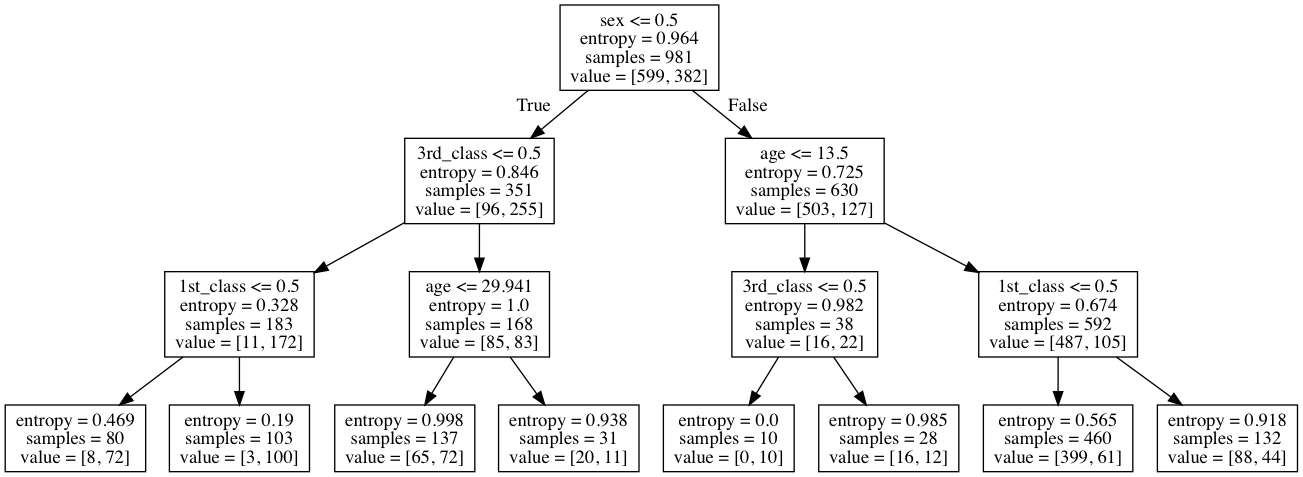

The script that drew this image:
import csv
import numpy as np
import StringIO
import pydotplus
from sklearn.preprocessing import LabelEncoder
from sklearn.preprocessing import OneHotEncoder
from sklearn.cross_validation import train_test_split
from sklearn import tree
from sklearn import metrics

with open('data/titanic.csv', 'rb') as csvfile:
    titanic_reader = csv.reader(csvfile, delimiter=',', quotechar='"')

    # Header contains feature names

    row = titanic_reader.next()
    feature_names = np.array(row)

    # Load dataset, and target classes

    titanic_X, titanic_y = [], []
    for row in titanic_reader:
        titanic_X.append(row)
        titanic_y.append(row[1])  # The target value is survived

    titanic_X = np.array(titanic_X)
    titanic_y = np.array(titanic_y)

# print(feature_names)
# print(titanic_X[0], titanic_y[0])

# We keep class, age and sex

titanic_X = titanic_X[:, [0, 4, 3]]
feature_names = feature_names[[0, 4, 3]]

print(feature_names)
print(titanic_X[15], titanic_y[15])

# We have missing values for age
# Assign the mean value

ages = titanic_X[:, 1]
mean_age = np.mean(titanic_X[ages != '', 1].astype(np.float))
titanic_X[titanic_X[:, 1] == '', 1] = mean_age

# Encode sex

enc = LabelEncoder()
label_encoder = enc.fit(titanic_X[:2, 2])

print("Categorical classes:", label_encoder.classes_)

integer_classes = label_encoder.transform(label_encoder.classes_)

print("Integer classes:", integer_classes)

t = label_encoder.transform(titanic_X[:2, 2])
titanic_X[:2, 2] = t

print(feature_names)
print(titanic_X[15], titanic_y[15])

label_encoder = enc.fit(titanic_X[:, 0])
print("Categorical classes:", label_encoder.classes_)

integer_classes = label_encoder.transform(label_encoder.classes_).reshape(3, 1)

print("Integer classes:", integer_classes)

enc = OneHotEncoder()
one_hot_encoder = enc.fit(integer_classes)

# First, convert classes to 0-(N-1) integers using label_encoder

num_of_rows = titanic_X.shape[0]
t = label_encoder.transform(titanic_X[:, 0]).reshape(num_of_rows, 1)

# Second, create a sparse matrix with three columns, each one
# indicating if the instance belongs to the class

new_features = one_hot_encoder.transform(t)

# Add the new features to titanix_X

titanic_X = np.concatenate([titanic_X, new_features.toarray()], axis=1)

# Eliminate converted columns

titanic_X = np.delete(titanic_X, [0], 1)

# Update feature names

feature_names = ['age', 'sex', 'first_class', 'second_class', 'third_class']

# Convert to numerical values

titanic_X = titanic_X.astype(float)
titanic_y = titanic_y.astype(float)

print(feature_names)
print titanic_X[0], titanic_y[0]

X_train, X_test, y_train, y_test = train_test_split(titanic_X, titanic_y, test_size=0.25, random_state=33)

clf = tree.DecisionTreeClassifier(criterion='entropy', max_depth=3, min_samples_leaf=5)

clf = clf.fit(X_train, y_train)

dot_data = StringIO.StringIO()

tree.export_graphviz(clf, out_file=dot_data, feature_names=['age', 'sex', '1st_class', '2nd_class', '3rd_class'])

graph = pydotplus.graph_from_dot_data(dot_data.getvalue())
graph.write_png('titanic.png')

def measure_performance(X, y, clf, show_accuracy=True, show_classification_report=True, show_confussion_matrix=True):

    y_pred = clf.predict(X)

    if show_accuracy:
        print "Accuracy:{0:.3f}".format(metrics.accuracy_score(y, y_pred)), "\n"

    if show_classification_report:
        print "Classification report"
        print metrics.classification_report(y, y_pred), "\n"

    if show_confussion_matrix:
        print "Confussion matrix"
        print metrics.confusion_matrix(y, y_pred), "\n"

measure_performance(X_train, y_train, clf)
